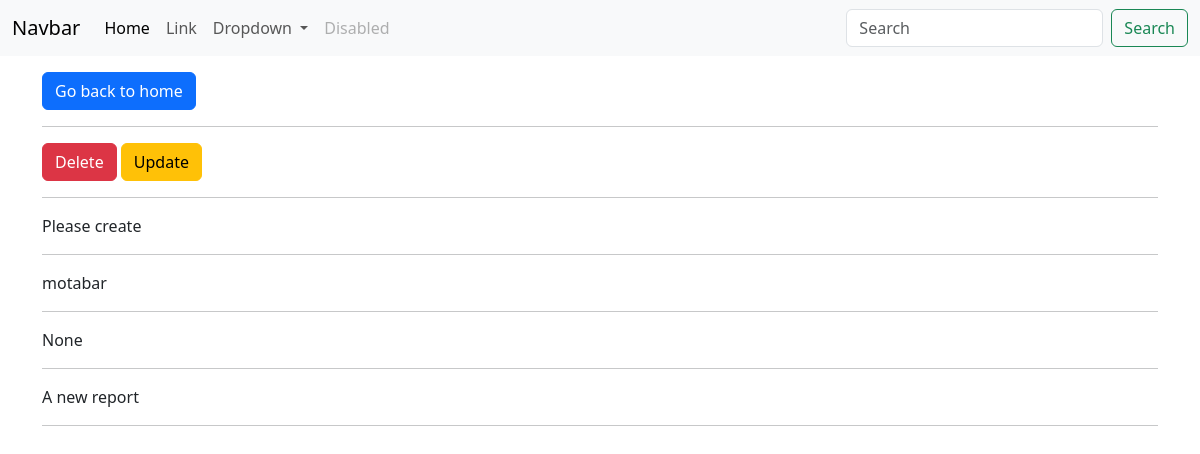
/report/4, run on the app's committed database.
### reports/models.py (models this page shows, shortened)
class Report(models.Model):
    name = models.CharField(max_length=100)
    description = models.TextField(null=True, blank=True)
    user = models.ForeignKey(User, on_delete=models.CASCADE)
    data = models.JSONField(null=True, blank=True)

### reports/views.py (the view)
# urls.py: path('report/<id>', single_report, name='single-report'),
def single_report(request, id):
    report = Report.objects.get(id=id)
    context = {
        'report': report
    }
    return render(request, 'single-report.html', context)

### templates/single-report.html
{% extends 'base.html' %}
{% block content %}
<a href="{% url 'index' %}" class="btn btn-primary">Go back to home</a> <hr/>
<a href="#" class="btn btn-danger">Delete</a>
<a href="#" class="btn btn-warning">Update</a><hr/>
{{report.name}}<hr/>
{{report.user.username}}<hr/>
{{report.data}}<hr/>
{{report.description}}<hr/>
{% endblock %}

### data on the page
Report: name "Please create", user.username "motabar", data "None", description "A new report"
